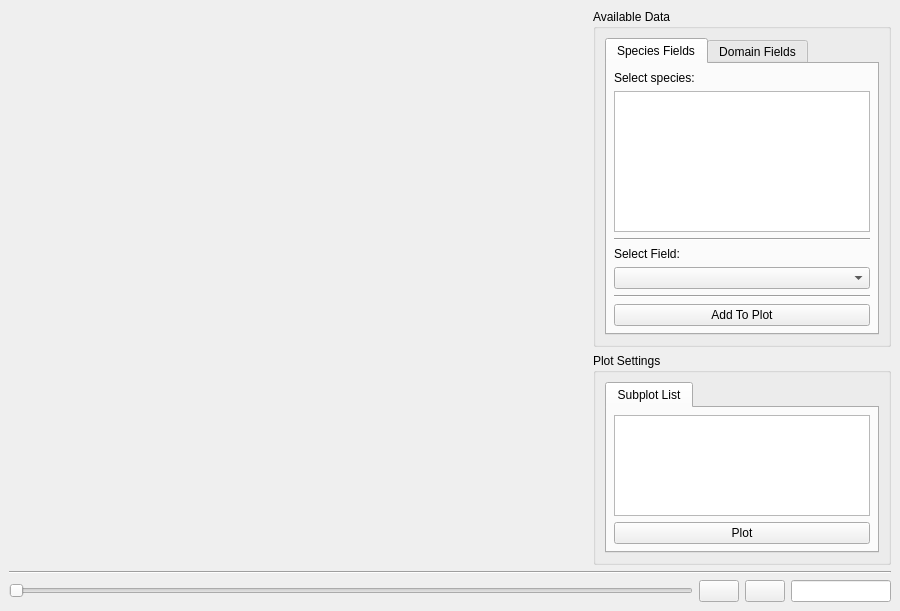
<?xml version="1.0" encoding="UTF-8"?>
<ui version="4.0">
 <class>Visualizer3D</class>
 <widget class="QMainWindow" name="Visualizer3D">
  <property name="geometry">
   <rect>
    <x>0</x>
    <y>0</y>
    <width>900</width>
    <height>611</height>
   </rect>
  </property>
  <property name="windowTitle">
   <string>3D Visualizer</string>
  </property>
  <property name="windowIcon">
   <iconset>
    <normaloff>Icons/logo.png</normaloff>Icons/logo.png</iconset>
  </property>
  <widget class="QWidget" name="centralwidget">
   <property name="enabled">
    <bool>true</bool>
   </property>
   <layout class="QHBoxLayout" name="horizontalLayout_5">
    <item>
     <layout class="QGridLayout" name="gridLayout">
      <item row="1" column="1">
       <widget class="Line" name="line">
        <property name="orientation">
         <enum>Qt::Horizontal</enum>
        </property>
       </widget>
      </item>
      <item row="2" column="1">
       <layout class="QHBoxLayout" name="horizontalLayout_2">
        <item>
         <widget class="QSlider" name="timeStep_Slider">
          <property name="sizePolicy">
           <sizepolicy hsizetype="Expanding" vsizetype="Minimum">
            <horstretch>0</horstretch>
            <verstretch>0</verstretch>
           </sizepolicy>
          </property>
          <property name="orientation">
           <enum>Qt::Horizontal</enum>
          </property>
         </widget>
        </item>
        <item>
         <widget class="QPushButton" name="prevStep_Button">
          <property name="text">
           <string/>
          </property>
          <property name="icon">
           <iconset>
            <normaloff>Icons/icon-ios7-arrow-left-128.png</normaloff>Icons/icon-ios7-arrow-left-128.png</iconset>
          </property>
         </widget>
        </item>
        <item>
         <widget class="QPushButton" name="nextStep_Button">
          <property name="text">
           <string/>
          </property>
          <property name="icon">
           <iconset>
            <normaloff>Icons/icon-ios7-arrow-right-128.png</normaloff>Icons/icon-ios7-arrow-right-128.png</iconset>
          </property>
         </widget>
        </item>
        <item>
         <widget class="QLineEdit" name="timeStep_LineEdit">
          <property name="maximumSize">
           <size>
            <width>100</width>
            <height>16777215</height>
           </size>
          </property>
         </widget>
        </item>
       </layout>
      </item>
      <item row="0" column="1">
       <layout class="QHBoxLayout" name="horizontalLayout_3">
        <item>
         <widget class="QWidget" name="plot_Widget" native="true">
          <property name="minimumSize">
           <size>
            <width>500</width>
            <height>500</height>
           </size>
          </property>
          <layout class="QVBoxLayout" name="plotWidget_layout">
           <property name="leftMargin">
            <number>0</number>
           </property>
           <property name="topMargin">
            <number>0</number>
           </property>
           <property name="rightMargin">
            <number>0</number>
           </property>
           <property name="bottomMargin">
            <number>0</number>
           </property>
          </layout>
         </widget>
        </item>
        <item>
         <widget class="QWidget" name="widget_2" native="true">
          <property name="sizePolicy">
           <sizepolicy hsizetype="Maximum" vsizetype="Preferred">
            <horstretch>0</horstretch>
            <verstretch>0</verstretch>
           </sizepolicy>
          </property>
          <property name="maximumSize">
           <size>
            <width>16777215</width>
            <height>16777215</height>
           </size>
          </property>
          <layout class="QVBoxLayout" name="verticalLayout_3">
           <property name="leftMargin">
            <number>0</number>
           </property>
           <property name="topMargin">
            <number>0</number>
           </property>
           <property name="rightMargin">
            <number>0</number>
           </property>
           <property name="bottomMargin">
            <number>0</number>
           </property>
           <item>
            <widget class="QGroupBox" name="groupBox_3">
             <property name="maximumSize">
              <size>
               <width>16777215</width>
               <height>16777215</height>
              </size>
             </property>
             <property name="title">
              <string>Available Data</string>
             </property>
             <layout class="QVBoxLayout" name="verticalLayout_6">
              <item>
               <widget class="QTabWidget" name="tabWidget">
                <property name="maximumSize">
                 <size>
                  <width>16777215</width>
                  <height>16777215</height>
                 </size>
                </property>
                <property name="currentIndex">
                 <number>0</number>
                </property>
                <widget class="QWidget" name="tab">
                 <attribute name="title">
                  <string>Species Fields</string>
                 </attribute>
                 <layout class="QVBoxLayout" name="verticalLayout_5">
                  <property name="leftMargin">
                   <number>7</number>
                  </property>
                  <property name="topMargin">
                   <number>7</number>
                  </property>
                  <property name="rightMargin">
                   <number>7</number>
                  </property>
                  <property name="bottomMargin">
                   <number>7</number>
                  </property>
                  <item>
                   <widget class="QLabel" name="label">
                    <property name="text">
                     <string>Select species:</string>
                    </property>
                   </widget>
                  </item>
                  <item>
                   <widget class="QListView" name="selectedSpecies_listView">
                    <property name="maximumSize">
                     <size>
                      <width>16777215</width>
                      <height>16777215</height>
                     </size>
                    </property>
                   </widget>
                  </item>
                  <item>
                   <widget class="Line" name="line_3">
                    <property name="orientation">
                     <enum>Qt::Horizontal</enum>
                    </property>
                   </widget>
                  </item>
                  <item>
                   <widget class="QLabel" name="label_14">
                    <property name="text">
                     <string>Select Field:</string>
                    </property>
                   </widget>
                  </item>
                  <item>
                   <widget class="QComboBox" name="avSpeciesFields_comboBox"/>
                  </item>
                  <item>
                   <spacer name="verticalSpacer_5">
                    <property name="orientation">
                     <enum>Qt::Vertical</enum>
                    </property>
                    <property name="sizeHint" stdset="0">
                     <size>
                      <width>20</width>
                      <height>40</height>
                     </size>
                    </property>
                   </spacer>
                  </item>
                  <item>
                   <widget class="Line" name="line_4">
                    <property name="orientation">
                     <enum>Qt::Horizontal</enum>
                    </property>
                   </widget>
                  </item>
                  <item>
                   <widget class="QPushButton" name="addSpeciesField_Button">
                    <property name="sizePolicy">
                     <sizepolicy hsizetype="Minimum" vsizetype="Fixed">
                      <horstretch>0</horstretch>
                      <verstretch>0</verstretch>
                     </sizepolicy>
                    </property>
                    <property name="text">
                     <string>Add To Plot</string>
                    </property>
                   </widget>
                  </item>
                 </layout>
                </widget>
                <widget class="QWidget" name="tab_2">
                 <attribute name="title">
                  <string>Domain Fields</string>
                 </attribute>
                 <layout class="QVBoxLayout" name="verticalLayout_2">
                  <property name="leftMargin">
                   <number>7</number>
                  </property>
                  <property name="topMargin">
                   <number>7</number>
                  </property>
                  <property name="rightMargin">
                   <number>7</number>
                  </property>
                  <property name="bottomMargin">
                   <number>7</number>
                  </property>
                  <item>
                   <widget class="QLabel" name="label_16">
                    <property name="text">
                     <string>Select Field:</string>
                    </property>
                   </widget>
                  </item>
                  <item>
                   <widget class="QComboBox" name="av2DDomainFields_comboBox"/>
                  </item>
                  <item>
                   <spacer name="verticalSpacer">
                    <property name="orientation">
                     <enum>Qt::Vertical</enum>
                    </property>
                    <property name="sizeHint" stdset="0">
                     <size>
                      <width>20</width>
                      <height>145</height>
                     </size>
                    </property>
                   </spacer>
                  </item>
                  <item>
                   <widget class="Line" name="line_5">
                    <property name="orientation">
                     <enum>Qt::Horizontal</enum>
                    </property>
                   </widget>
                  </item>
                  <item>
                   <widget class="QPushButton" name="addDomainField_Button">
                    <property name="text">
                     <string>Add To Plot</string>
                    </property>
                   </widget>
                  </item>
                 </layout>
                </widget>
               </widget>
              </item>
             </layout>
            </widget>
           </item>
           <item>
            <widget class="QGroupBox" name="groupBox_4">
             <property name="title">
              <string>Plot Settings</string>
             </property>
             <layout class="QVBoxLayout" name="verticalLayout_8">
              <item>
               <widget class="QTabWidget" name="tabWidget_2">
                <property name="currentIndex">
                 <number>0</number>
                </property>
                <widget class="QWidget" name="tab_3">
                 <attribute name="title">
                  <string>Subplot List</string>
                 </attribute>
                 <layout class="QVBoxLayout" name="verticalLayout_9">
                  <property name="leftMargin">
                   <number>7</number>
                  </property>
                  <property name="topMargin">
                   <number>7</number>
                  </property>
                  <property name="rightMargin">
                   <number>7</number>
                  </property>
                  <property name="bottomMargin">
                   <number>7</number>
                  </property>
                  <item>
                   <widget class="QListWidget" name="fieldsToPlot_listWidget"/>
                  </item>
                  <item>
                   <widget class="QPushButton" name="plot_pushButton">
                    <property name="text">
                     <string>Plot</string>
                    </property>
                   </widget>
                  </item>
                 </layout>
                </widget>
               </widget>
              </item>
             </layout>
            </widget>
           </item>
          </layout>
         </widget>
        </item>
       </layout>
      </item>
     </layout>
    </item>
   </layout>
  </widget>
  <action name="actionOpen_Folder">
   <property name="text">
    <string>Open Folder</string>
   </property>
  </action>
  <action name="actionMake_video">
   <property name="text">
    <string>Create animation</string>
   </property>
  </action>
  <action name="actionAbout">
   <property name="text">
    <string>About</string>
   </property>
  </action>
  <action name="actionParticle_Tracker">
   <property name="text">
    <string>Particle Tracker</string>
   </property>
  </action>
  <action name="actionSimulation_parameters">
   <property name="text">
    <string>Simulation parameters</string>
   </property>
  </action>
 </widget>
 <resources/>
 <connections/>
</ui>
